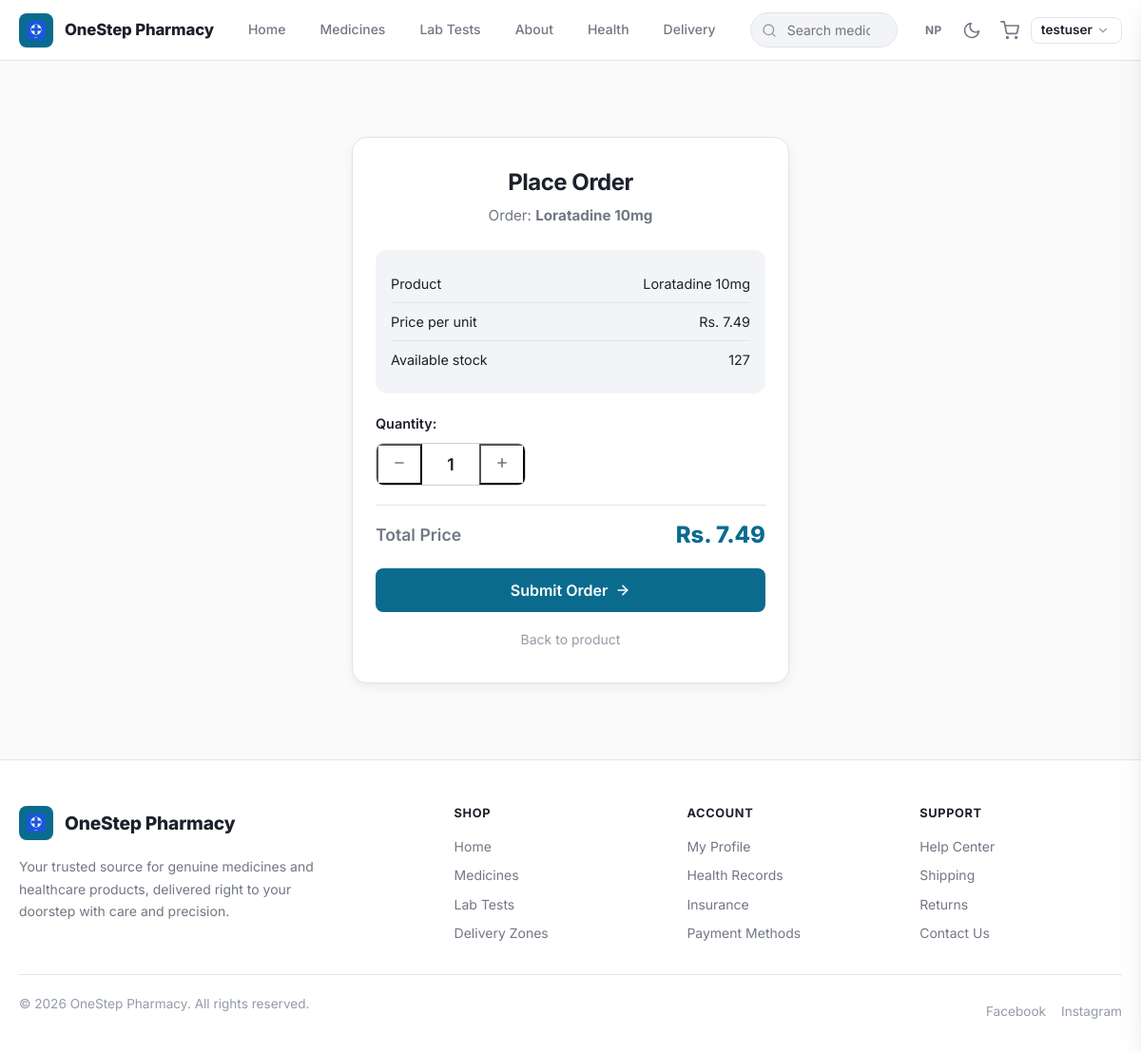
Screenshot of /orders/place/70/ (signed in) with the database file from the repository.
### products/models.py (models this page shows, shortened)
class Product(models.Model):
    category = models.ForeignKey(Category, on_delete=models.SET_NULL, null=True, blank=True, related_name='products')
    name = models.CharField(max_length=100)
    description = models.TextField(blank=True)
    price = models.DecimalField(max_digits=8, decimal_places=2)
    image = models.ImageField(upload_to='product_images/', blank=True, null=True)
    stock = models.PositiveIntegerField(default=0)
    expiry_date = models.DateField(blank=True, null=True)
    is_prescription_required = models.BooleanField(default=False)
    manufacturer = models.CharField(max_length=200, blank=True)
    created_at = models.DateTimeField(auto_now_add=True)

### orders/views.py (the view, shortened to what this page needs)
# urls.py: path('place/<int:product_id>/', views.place_order, name='place'),
@login_required
def place_order(request, product_id):
    product = get_object_or_404(Product, pk=product_id)
    errors = []
    return render(request, 'orders/place_order.html', {'product': product})

### orders/templates/orders/place_order.html (shortened to what this page needs)
{% extends "base.html" %}
{% block content %}
<section class="form-page">
  <div class="form-card">
    <h2>Place Order</h2>
    <p class="form-card-desc">Order: <strong>{{ product.name }}</strong></p>
    <div style="background:var(--bg-surface-hover);border-radius:var(--radius-lg);padding:var(--space-4);margin-bottom:var(--space-5);">
      <div class="order-summary-item">
        <span>Product</span>
        <span>{{ product.name }}</span>
      </div>
      <div class="order-summary-item">
        <span>Price per unit</span>
        <span>Rs. {{ product.price }}</span>
      </div>
      <div class="order-summary-item" style="border-bottom:none;">
        <span>Available stock</span>
        <span>{{ product.stock }}</span>
      </div>
    </div>
    <form method="post" id="order-form">
      <div class="form-group">
        <label for="quantity" class="form-label">Quantity:</label>
        <div style="display:inline-flex;align-items:center;border:1px solid var(--border-base);border-radius:var(--radius-md);overflow:hidden;background:var(--bg-surface);">
          <button type="button" id="qty-btn-minus" class="btn-ghost" style="padding:10px 14px;border-radius:0;" aria-label="Decrease quantity">
            <svg width="16" height="16" viewBox="0 0 24 24" fill="none" stroke="currentColor" stroke-width="2.5"><line x1="5" y1="12" x2="19" y2="12"/></svg>
          </button>
          <input type="number" name="quantity" id="quantity" value="1" min="1" max="{{ product.stock }}" required class="form-input" style="width:60px;text-align:center;border:none;border-radius:0;padding:10px 0;font-size:1.1rem;font-weight:600;">
          <button type="button" id="qty-btn-plus" class="btn-ghost" style="padding:10px 14px;border-radius:0;" aria-label="Increase quantity">
            <svg width="16" height="16" viewBox="0 0 24 24" fill="none" stroke="currentColor" stroke-width="2.5"><line x1="12" y1="5" x2="12" y2="19"/><line x1="5" y1="12" x2="19" y2="12"/></svg>
          </button>
        </div>
      </div>
      <div class="d-flex justify-between align-center" style="padding-top:var(--space-3);border-top:1px solid var(--border-light);margin-bottom:var(--space-4);">
        <span style="font-size:1.1rem;font-weight:600;color:var(--text-secondary);">Total Price</span>
        <span id="total-price" style="font-size:1.5rem;font-weight:800;color:var(--primary-500);">Rs. {{ product.price }}</span>
      </div>
      <button class="btn btn-primary btn-block" type="submit" id="submit-order-btn">
        Submit Order
        <svg width="16" height="16" viewBox="0 0 24 24" fill="none" stroke="currentColor" stroke-width="2.5" stroke-linecap="round" stroke-linejoin="round"><line x1="5" y1="12" x2="19" y2="12"/><polyline points="12 5 19 12 12 19"/></svg>
      </button>
    </form>
    <div class="form-card-back">
      <a href="{% url 'products:detail' product.pk %}">Back to product</a>
    </div>
  </div>
</section>
{% endblock %}

### templates/base.html (shortened to what this page needs)
{% load static %}
<!doctype html>
<html lang="en" data-theme="light">
<head>
  <link rel="stylesheet" href="{% static 'css/styles.css' %}">
</head>
<body>
  <div class="page-shell">
    <header class="site-header" id="site-header">
      <div class="header-inner">
        <a class="brand-link" href="/" aria-label="OneStep Pharmacy Home">
          <div class="brand-logo-container">
            <img src="{% static 'images/logo.svg' %}" alt="" width="28" height="28" aria-hidden="true" onerror="this.style.display='none'">
          </div>
          <span class="brand-title">OneStep Pharmacy</span>
        </a>
        <nav class="site-nav" id="site-nav" aria-label="Main navigation">
          <a href="/" {% if request.path == '/' %}class="active" aria-current="page"{% endif %}>Home</a>
          <a href="/products/" {% if '/products/' in request.path %}class="active" aria-current="page"{% endif %}>Medicines</a>
          <a href="/lab/" {% if '/lab/' in request.path %}class="active"{% endif %}>Lab Tests</a>
          <a href="/about/" {% if '/about/' in request.path %}class="active"{% endif %}>About</a>
          {% if user.is_authenticated %}
          <a href="/health/" {% if '/health/' in request.path %}class="active"{% endif %}>Health</a>
          <a href="/delivery/" {% if '/delivery/' in request.path %}class="active"{% endif %}>Delivery</a>
          {% endif %}
        </nav>
        <div class="search-bar">
          <form action="{% url 'products:search' %}" method="get" role="search">
            <input type="search" name="q" placeholder="Search medicines..." aria-label="Search products">
          </form>
        </div>
        <div class="nav-right">
          <a href="{% url 'set_language' %}?lang={% if request.session.django_language == 'ne' %}en{% else %}ne{% endif %}" class="lang-toggle" title="Toggle language">
            {% if request.session.django_language == 'ne' %}EN{% else %}NP{% endif %}
          </a>
          <button class="nav-icon-btn theme-toggle" id="theme-toggle" aria-label="Toggle dark mode">
            <svg class="theme-icon-moon" width="18" height="18" viewBox="0 0 24 24" fill="none" stroke="currentColor" stroke-width="2" stroke-linecap="round" stroke-linejoin="round"><path d="M21 12.79A9 9 0 1 1 11.21 3 7 7 0 0 0 21 12.79z"/></svg>
          </button>
          <a href="{% url 'cart' %}" class="nav-cart" aria-label="Shopping cart">
            <svg width="20" height="20" viewBox="0 0 24 24" fill="none" stroke="currentColor" stroke-width="2" stroke-linecap="round" stroke-linejoin="round"><circle cx="9" cy="21" r="1"/><circle cx="20" cy="21" r="1"/><path d="M1 1h4l2.68 13.39a2 2 0 0 0 2 1.61h9.72a2 2 0 0 0 2-1.61L23 6H6"/></svg>
          </a>
          {% if user.is_authenticated %}
          <div class="user-dropdown" id="user-dropdown">
            <button class="user-dropdown-btn" id="user-dropdown-btn">
              {{ user.username }}
              <svg viewBox="0 0 24 24" fill="none" stroke="currentColor" stroke-width="2" stroke-linecap="round" stroke-linejoin="round"><polyline points="6 9 12 15 18 9"/></svg>
            </button>
          </div>
          {% else %}
          <a href="/login/" class="btn btn-primary btn-sm">Log In</a>
          {% endif %}
        </div>
      </div>
    </header>
    <main class="page-content animate-fade-in-up">
      {% block content %}{% endblock %}
    </main>
    <footer class="footer">
      <div class="footer-inner">
        <div class="footer-grid">
          <div class="footer-col">
            <a class="brand-link" href="/" style="display:inline-flex;margin-bottom:var(--space-4);">
              <div class="brand-logo-container">
                <img src="{% static 'images/logo.svg' %}" alt="" width="28" height="28" aria-hidden="true" onerror="this.style.display='none'">
              </div>
              <span class="brand-title" style="font-size:1.2rem;">OneStep Pharmacy</span>
            </a>
            <p class="footer-desc">
              Your trusted source for genuine medicines and healthcare products, delivered right to your doorstep with care and precision.
            </p>
          </div>
          <div class="footer-col">
            <h4>Shop</h4>
            <div class="footer-links">
              <a href="/">Home</a>
              <a href="/products/">Medicines</a>
              <a href="/lab/">Lab Tests</a>
              <a href="/delivery/zones/">Delivery Zones</a>
            </div>
          </div>
          <div class="footer-col">
            <h4>Account</h4>
            <div class="footer-links">
              {% if user.is_authenticated %}
              <a href="{% url 'users:profile' %}">My Profile</a>
              <a href="{% url 'health:my_records' %}">Health Records</a>
              <a href="{% url 'insurance:my_insurance' %}">Insurance</a>
              <a href="{% url 'payments:methods' %}">Payment Methods</a>
              {% else %}
              <a href="/login/">Log In</a>
              <a href="{% url 'users:signup' %}">Sign Up</a>
              {% endif %}
            </div>
          </div>
          <div class="footer-col">
            <h4>Support</h4>
            <div class="footer-links">
              <a href="/help-center/">Help Center</a>
              <a href="/shipping-info/">Shipping</a>
              <a href="/returns/">Returns</a>
              <a href="/contact-us/">Contact Us</a>
            </div>
          </div>
        </div>
        <div class="footer-bottom">
          <p>&copy; {% now "Y" %} OneStep Pharmacy. All rights reserved.</p>
          <div class="footer-bottom-links">
            <a href="https://www.facebook.com" target="_blank" aria-label="Facebook">Facebook</a>
            <a href="https://www.instagram.com" target="_blank" aria-label="Instagram">Instagram</a>
          </div>
        </div>
      </div>
    </footer>
  </div>
</body>
</html>

### rows the page displays
Product: name "Loratadine 10mg", price "7.49", stock "127"

### other values shown
{{ user.username }} "testuser"
